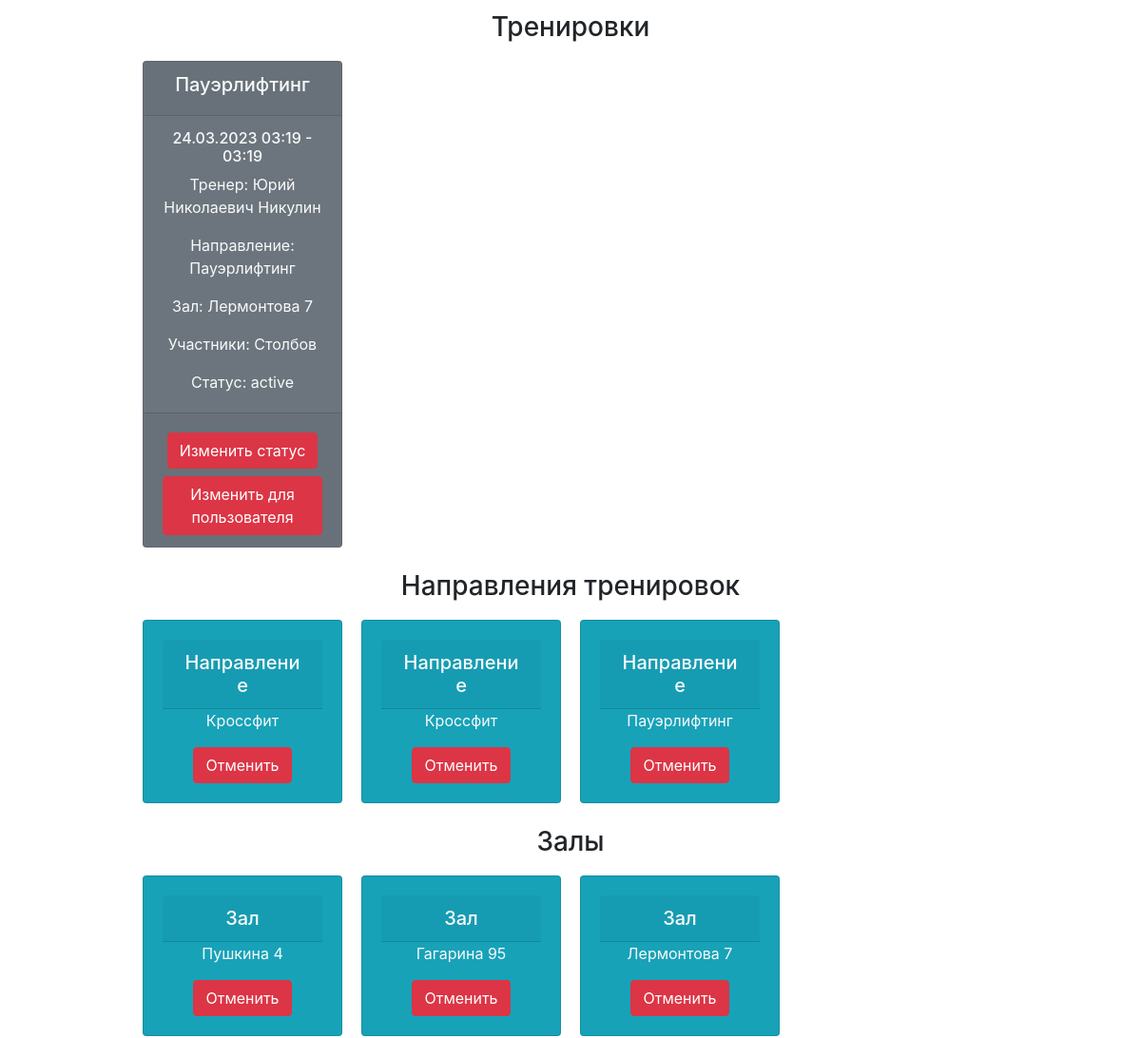
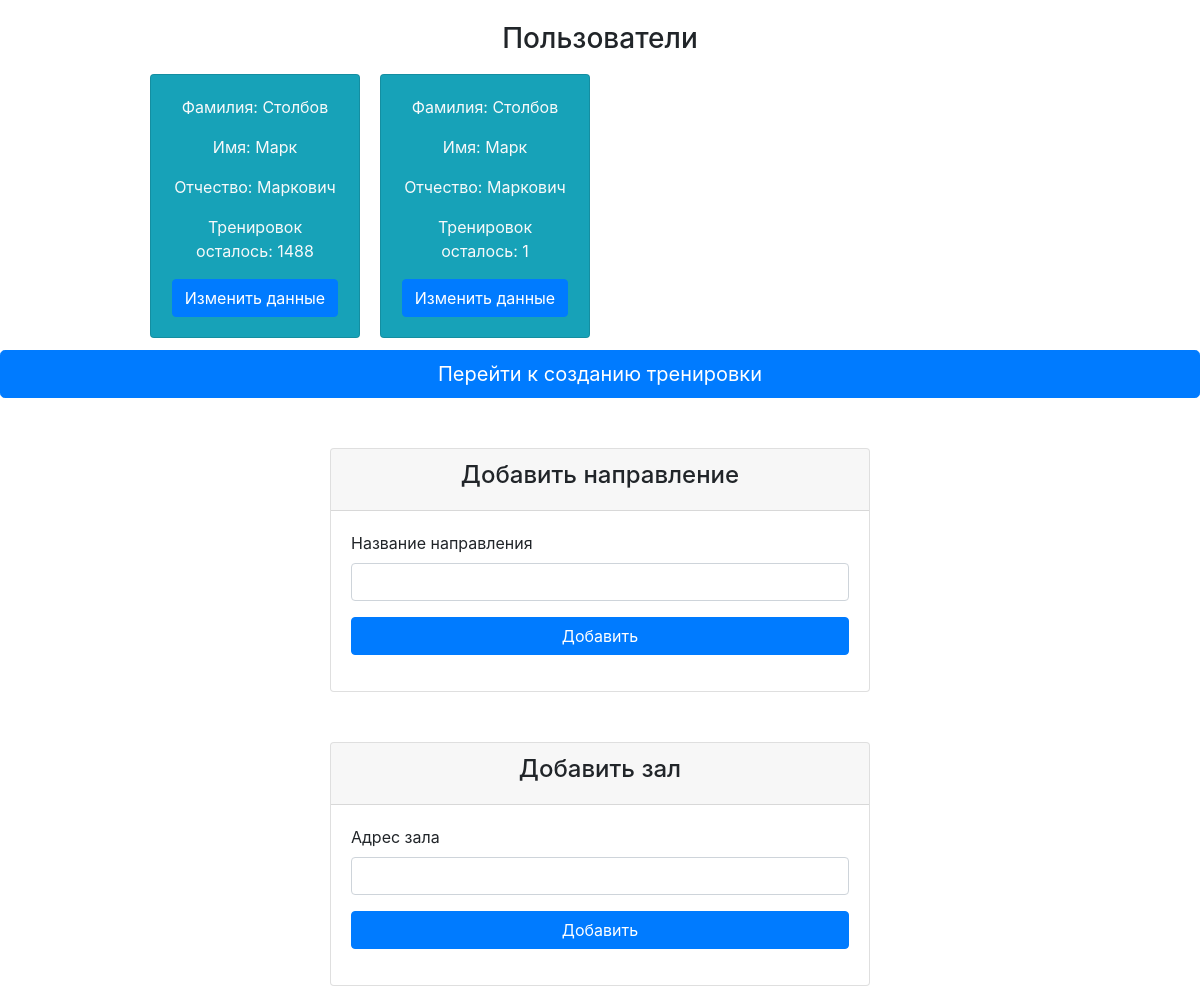
The page /admin_dashboard.php (signed in) on the database its author committed (2 pictures, top to bottom).
### tables this page shows
CREATE TABLE `workouts` (
  `id` text NOT NULL,
  `user_id` text NOT NULL,
  `trainer_id` text NOT NULL,
  `gym_id` text NOT NULL,
  `date` text NOT NULL,
  `time` text NOT NULL,
  `time_end` text NOT NULL,
  `direction` text NOT NULL,
  `status` text NOT NULL
);

CREATE TABLE `trainers` (
  `id` text NOT NULL,
  `username` text NOT NULL,
  `email` text NOT NULL,
  `password` text NOT NULL,
  `name` text NOT NULL
);

CREATE TABLE `gyms` (
  `gym_id` text NOT NULL,
  `adress` text NOT NULL,
  `status` text NOT NULL
);

CREATE TABLE `vacant_workouts` (
  `id` text NOT NULL,
  `trainer_id` text NOT NULL,
  `gym_id` text NOT NULL,
  `date` text NOT NULL,
  `time` text NOT NULL,
  `time_end` text NOT NULL,
  `direction` text NOT NULL,
  `spots` text NOT NULL,
  `status` text NOT NULL
);

CREATE TABLE `directions` (
  `id` text NOT NULL,
  `direction` text NOT NULL,
  `status` text NOT NULL
);

CREATE TABLE `users` (
  `id` text NOT NULL,
  `username` text NOT NULL,
  `email` text NOT NULL,
  `password` text NOT NULL,
  `last_name` text NOT NULL,
  `name` text NOT NULL,
  `surname` text NOT NULL,
  `remaining` int(11) NOT NULL
);

### admin_dashboard.php (the view, shortened to what this page needs)
<link rel="stylesheet" href="https://stackpath.bootstrapcdn.com/bootstrap/4.3.1/css/bootstrap.min.css">
<?php
include 'connection.php';
$sql = "SELECT workouts.*, trainers.name as trainer_name, directions.direction, gyms.adress, GROUP_CONCAT(users.last_name SEPARATOR ', ') as participants, vacant_workouts.status as global_status
    FROM workouts
    INNER JOIN trainers ON workouts.trainer_id = trainers.id
    INNER JOIN directions ON workouts.direction = directions.id
    INNER JOIN gyms ON workouts.gym_id = gyms.gym_id
    INNER JOIN users ON workouts.user_id = users.id
    INNER JOIN vacant_workouts ON workouts.id = vacant_workouts.id
    GROUP BY workouts.id, vacant_workouts.status";
$result = mysqli_query($conn, $sql);
  if (mysqli_num_rows($result) == 0) {
    echo '<p>Нет тренировок</p>';
  }
  else {
      echo '<h3 class="h3 text-center" style="line-height: 2;">Тренировки</h3>';
      echo '<div class="card-columns" style="width: 75%; margin-left: auto; margin-right: auto; column-count: 4;">';
      while ($row = mysqli_fetch_assoc($result)) {
          $datetime = strtotime($row['date'] . ' ' . $row['time']);
          $now = time();
          $hours_left = floor(($datetime - $now) / 3600);
          if ($row['global_status'] == 'cancelled') {
              $bg_color = 'bg-secondary';
          } else if ($hours_left >= 6) {
              $bg_color = 'bg-info';
          } else if ($hours_left < 0) {
              $bg_color = 'bg-secondary';
          } else {
              $bg_color = 'bg-warning';
          }
          echo '<div class="card text-light text-center ' . $bg_color . '">
      <div class="card-header">
      <h5>' . $row['direction'] . '</h5>
      </div>
      <div class="card-body">
      <h6 class="card-subtitle mb-2">' . date('d.m.Y', strtotime($row['date'])) . ' ' . date('H:i', strtotime($row['time'])) . ' - ' . date('H:i', strtotime($row['time_end'])) . '</h6>
      <p class="card-text">Тренер: ' . $row['trainer_name'] . '</p>
      <p class="card-text">Направление: ' . $row['direction'] . '</p>
      <p class="card-text">Зал: ' . $row['adress'] . '</p>
      <p class="card-text">Участники: ' . $row['participants'] . '</p>
      <p class="card-text">Статус: ' . $row['global_status'] . '</p>
      </div>
      <div class="card-footer">';
          echo '<a href="cancel_workout.php?id=' . $row['id'] . '" class="btn btn-danger my-2">Изменить статус</a>';
          echo '<a href="cancel_spec.php?id=' . $row['id'] . '" class="btn btn-danger">Изменить для пользователя</a>';
          echo '</div>';
          echo '</div>';
          echo '</div>';
      }
  }
$sql_directions = "SELECT * FROM directions";
$result_directions = mysqli_query($conn,$sql_directions);
if (mysqli_num_rows($result_directions) == 0) {
echo '<p>Нет направлений</p>';
} else {
  $sql1 = "SELECT * FROM DIRECTIONS";
        $result = mysqli_query($conn, $sql1);
        if (mysqli_num_rows($result) == 0) {
          echo '<p>Нет направлений</p>';
        } else {
          echo'<h3 class="h3 text-center" style="line-height: 2;">Направления тренировок</h3>';
          echo '<div class="card-columns" style="width: 75%; margin-left: auto; margin-right: auto; column-count: 4;">';
          while ($row = mysqli_fetch_assoc($result)) {
            echo '<div class="card text-light text-center bg-info">';
            echo '<div class="card-body">';
            echo '<h5 class="card-header">' . "Направление" . '</h5>';
            echo '<p class="card-text">' . $row['direction'] . '</p>';
            if ($row['status'] != 'canceled') {
              echo '<a href="cancel_direction.php?id=' . $row['id'] . '" class="btn btn-danger">Отменить</a>';
            } else {
              echo '<a href="re_active_direction.php?id=' . $row['id'] . '" class="btn btn-primary">Реактивировать</a>';
            }
            echo '</div>';
            echo '</div>';
          }
          echo '</div>';
        }
}
$sql_gyms = "SELECT * FROM gyms";
$result_gyms = mysqli_query($conn,$sql_gyms);
if (mysqli_num_rows($result_gyms) == 0) {
  echo '<p>Нет залов</p>';
  }
else {
    $sql1 = "SELECT * FROM gyms";
          $result = mysqli_query($conn, $sql1);
          if (mysqli_num_rows($result) == 0) {
            echo '<p>Нет залов</p>';
          } else {
            echo'<h3 class="h3 text-center" style="line-height: 2;">Залы</h3>';
            echo '<div class="card-columns" style="width: 75%; margin-left: auto; margin-right: auto; column-count: 4;">';
            while ($row = mysqli_fetch_assoc($result)) {
              echo '<div class="card text-light text-center bg-info">';
              echo '<div class="card-body">';
              echo '<h5 class="card-header">' . "Зал" . '</h5>';
              echo '<p class="card-text">' . $row['adress'] . '</p>';
              if ($row['status'] != 'canceled') {
                echo '<a href="cancel_gym.php?gym_id=' . $row['gym_id'] . '" class="btn btn-danger">Отменить</a>';
              } else {
                echo '<a href="re_active_gym.php?gym_id=' . $row['gym_id'] . '" class="btn btn-primary">Реактивировать</a>';
              }
              echo '</div>';
              echo '</div>';
            }
            echo '</div>';
          }
  }
    $sql_users = "SELECT * FROM users";
    $result_users = mysqli_query($conn,$sql_users);
    if (mysqli_num_rows($result_users) == 0) {
        echo '<p>Нет пользователей</p>';
    }
    else {
        $sql1 = "SELECT * FROM users";
        $result = mysqli_query($conn, $sql1);
        echo'<h3 class="h3 text-center" style="line-height: 2;">Пользователи</h3>';
        echo '<div class="card-columns" style="width: 75%; margin-left: auto; margin-right: auto; column-count: 4;">';
        while ($row = mysqli_fetch_assoc($result)) {
            echo '<div class="card text-light text-center bg-info">';
            echo '<div class="card-body">';
            echo '<p class="card-text">Фамилия: ' . $row['last_name'] . '</p>';
            echo '<p class="card-text">Имя: ' . $row['name'] . '</p>';
            echo '<p class="card-text">Отчество: ' . $row['surname'] . '</p>';
            echo '<p class="card-text">Тренировок осталось: ' . $row['remaining'] . '</p>';
            echo '<a href="change_data.php?id=' . $row['id'] . '" class="btn btn-primary">Изменить данные</a>';
            echo '</div>';
            echo '</div>';
        }
        echo '</div>';
    }
?>
<a href="create_workout.php" class="btn btn-primary btn-lg btn-block">Перейти к созданию тренировки</a>
<div class="container" style="margin-top: 50px;">
    <div class="row justify-content-center">
        <div class="col-md-6">
            <div class="card">
                <div class="card-header">
                    <h4 class="text-center">Добавить направление</h4>
                </div>
                <div class="card-body">
                    <form method="POST" action="add_direction.php">
                        <div class="form-group">
                            <label for="direction">Название направления</label>
                            <input type="text" name="direction" id="direction" class="form-control" required>
                        </div>
                        <div class="form-group">
                            <button type="submit" name="submit" class="btn btn-primary btn-block">Добавить</button>
                        </div>
                    </form>
                </div>
            </div>
        </div>
    </div>
</div>
<div class="container" style="margin-top: 50px;">
    <div class="row justify-content-center">
        <div class="col-md-6">
            <div class="card">
                <div class="card-header">
                    <h4 class="text-center">Добавить зал</h4>
                </div>
                <div class="card-body">
                    <form method="POST" action="add_gym.php">
                        <div class="form-group">
                            <label for="gym">Адрес зала</label>
                            <input type="text" name="gym" id="gym" class="form-control" required>
                        </div>
                        <div class="form-group">
                            <button type="submit" name="submit" class="btn btn-primary btn-block">Добавить</button>
                        </div>
                    </form>
                </div>
            </div>
        </div>
    </div>
</div>

### rows shown on the page
workouts: direction "Пауэрлифтинг", date "24.03.2023", time "03:19", time_end "03:19", trainer.name "Юрий Николаевич Никулин", gym.adress "Лермонтова 7", participants "Столбов", vacant_workouts.status "active"
directions: direction "Кроссфит"
directions: direction "Кроссфит"
directions: direction "Пауэрлифтинг"
gyms: adress "Пушкина 4"
gyms: adress "Гагарина 95"
gyms: adress "Лермонтова 7"
users: last_name "Столбов", name "Марк", surname "Маркович", remaining "1488"
users: last_name "Столбов", name "Марк", surname "Маркович", remaining "1"
